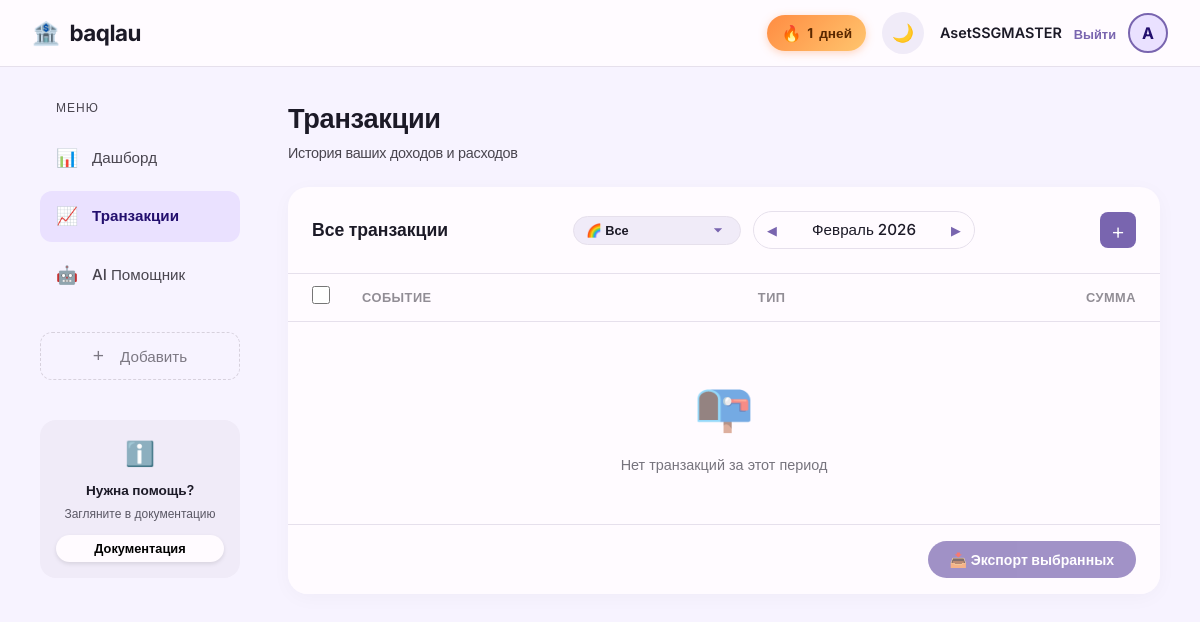
The page /transactions/?month=2&year=2026&category=all (signed in) on the database as committed earlier.
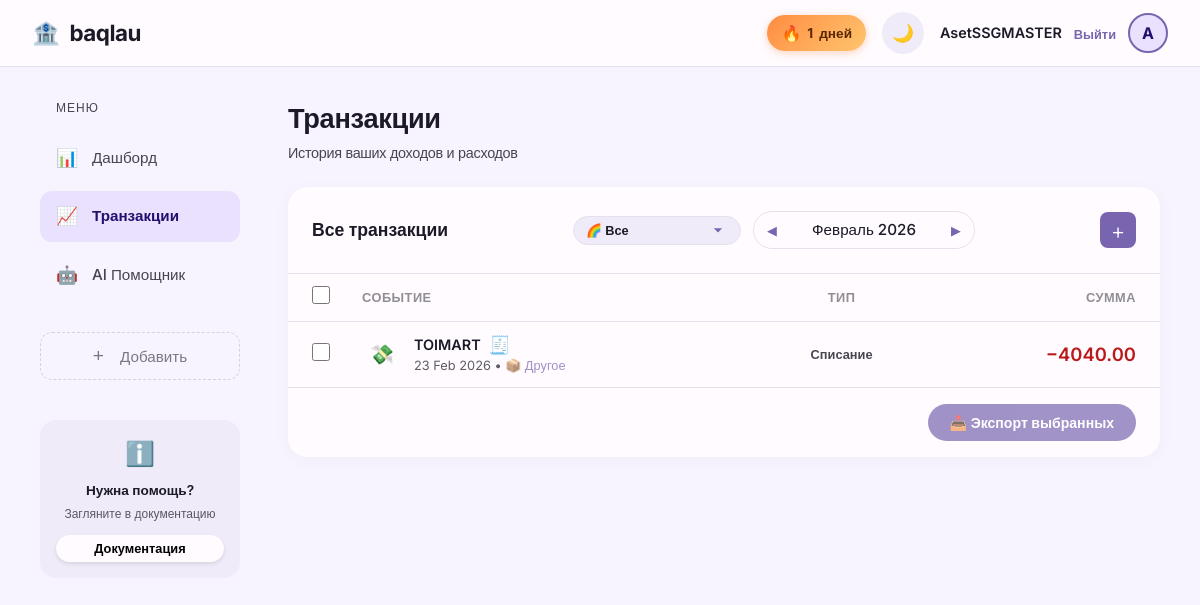
The same page on the database as committed later.
### finance/models.py (models this page shows, shortened)
class Transaction(models.Model):
    TYPE_CHOICES = [
        ('income', 'Доход'),
        ('expense', 'Расход'),
    ]
    CATEGORY_CHOICES = [
        ('food', '🍔 Еда'),
        ('transport', '🚌 Транспорт'),
        ('shopping', '🛍 Покупки'),
        ('health', '💊 Здоровье'),
        ('entertainment', '🎭 Развлечения'),
        ('salary', '💼 Зарплата'),
        ('utilities', '🧾 Коммунальные'),
        ('other', '📦 Другое'),
    ]
    user = models.ForeignKey(User, on_delete=models.CASCADE, related_name='transactions')
    date = models.DateField(null=True, blank=True, verbose_name="Дата")
    merchant = models.CharField(max_length=255, default="Неизвестно", verbose_name="Магазин/Описание")
    amount = models.DecimalField(max_digits=10, decimal_places=2, verbose_name="Сумма")
    currency = models.CharField(max_length=10, default="KZT", verbose_name="Валюта")
    transaction_type = models.CharField(max_length=10, choices=TYPE_CHOICES, default='expense')
    category = models.CharField(max_length=20, choices=CATEGORY_CHOICES, default='other', verbose_name="Категория")
    source_file = models.FileField(upload_to='uploads/%Y/%m/', verbose_name="Исходный файл", null=True, blank=True)
    created_at = models.DateTimeField(auto_now_add=True)

### finance/views.py (the view)
# urls.py: path('transactions/', all_transactions, name='transactions'),
@login_required
def all_transactions(request):
    today = date.today()
    month = int(request.GET.get('month', today.month))
    year = int(request.GET.get('year', today.year))
    category = request.GET.get('category', 'all')
    if month == 1:
        prev_month, prev_year = 12, year - 1
    else:
        prev_month, prev_year = month - 1, year
    if month == 12:
        next_month, next_year = 1, year + 1
    else:
        next_month, next_year = month + 1, year
    selected_date = date(year, month, 1)
    month_name = selected_date.strftime("%B %Y")
    transactions_qs = Transaction.objects.filter(
        user=request.user,
        date__month=month,
        date__year=year
    )
    if category != 'all':
        transactions_qs = transactions_qs.filter(category=category)
    transactions = transactions_qs.order_by('-date', '-created_at')
    for t in transactions:
        t.chip_class, t.chip_label = get_category_chip(t)
    context = {
        'transactions': transactions,
        'current_month': month,
        'current_year': year,
        'prev_month': prev_month,
        'prev_year': prev_year,
        'next_month': next_month,
        'next_year': next_year,
        'month_display': month_name,
        'categories': Transaction.CATEGORY_CHOICES,
        'current_category': category,
    }
    return render(request, 'finance/transactions.html', context)

### templates/finance/transactions.html (shortened to what this page needs)
<!DOCTYPE html>
<html lang="ru" data-theme="light">
<head>
    {% load static %}
    <link rel="stylesheet" href="{% static 'css/style.css' %}?v=4">
</head>
<body>
    <nav class="navbar">
        <a href="#" class="navbar__logo">
            🏦 <span>baqlau</span>
        </a>
        <div class="navbar__right">
            <div class="streak-badge" title="Ваш стрик — заходите каждый день, чтобы не потерять!">
                <span class="streak-badge__emoji">🔥</span>
                <span id="streak-count">7</span> дней
            </div>
            <button class="theme-toggle" id="theme-toggle" title="Переключить тему" aria-label="Переключить тему">
                <span id="theme-icon">🌙</span>
            </button>
            <div style="display: flex; align-items: center; gap: 12px;">
                <span style="font-size: 0.9rem; font-weight: 600;">{{ user.username }}</span>
                <form action="{% url 'logout' %}" method="post" style="display: inline;">
                    <button type="submit" class="btn-link"
                        style="border: none; background: none; cursor: pointer; font-size: 0.8rem;">Выйти
                    </button>
                </form>
                <div class="avatar" title="Профиль пользователя" aria-label="Профиль">
                    {{user.username|slice:":1"|upper}}</div>
            </div>
        </div>
    </nav>
    <div class="dashboard-layout">
        <aside class="sidebar-tabs">
            <div
                style="font-size: 0.75rem; text-transform: uppercase; letter-spacing: 1px; color: var(--md-on-surface-variant); margin-bottom: 8px; margin-left: 16px;">
                Меню</div>
            <a href="{% url 'dashboard' %}" class="tab-btn" style="text-decoration: none;">
                <span style="font-size: 1.1rem; width: 24px; display: inline-block;">📊</span> Дашборд
            </a>
            <a href="{% url 'transactions' %}" class="tab-btn active" style="text-decoration: none;">
                <span style="font-size: 1.1rem; width: 24px; display: inline-block;">📈</span> Транзакции
            </a>
            <a href="{% url 'chatbot' %}" class="tab-btn" style="text-decoration: none;">
                <span style="font-size: 1.1rem; width: 24px; display: inline-block;">🤖</span> AI Помощник
            </a>
            <div style="height: 16px;"></div>
            <button class="tab-btn"
                style="border: 1px dashed var(--md-outline); opacity: 0.7; justify-content: center;">
                <span style="font-size: 1.2rem; margin-right: 4px;">+</span> Добавить
            </button>
            <div
                style="margin-top: 32px; padding: 16px; border-radius: 16px; background: var(--md-surface-container); font-size: 0.85rem; text-align: center;">
                <div style="font-size: 1.5rem; margin-bottom: 8px; color: var(--md-primary);">ℹ️</div>
                <div style="font-weight: 600; margin-bottom: 4px;">Нужна помощь?</div>
                <div style="opacity: 0.7; margin-bottom: 12px; font-size: 0.75rem;">Загляните в документацию</div>
                <button class="btn-tonal"
                    style="width: 100%; justify-content: center; padding: 6px; font-size: 0.8rem; background: var(--md-surface); box-shadow: 0 2px 4px rgba(0,0,0,0.1);">Документация</button>
            </div>
        </aside>
        <main class="main-content" style="flex: 1; padding: 0; max-width: none; margin: 0;">
            <div class="page-title" style="margin-bottom: 24px; margin-top: 0;">
                Транзакции
                <small>История ваших доходов и расходов</small>
            </div>
            <div class="dashboard-grid">
                <div class="b-card"
                    style="padding: 0; overflow: hidden; display: flex; flex-direction: column; grid-column: span 2;">
                    <div
                        style="padding: 24px; border-bottom: 1px solid var(--md-outline-variant); display: flex; justify-content: space-between; align-items: center;">
                        <div style="font-weight: 600; font-size: 1.1rem;">Все транзакции</div>
                        <div style="display: flex; gap: 12px; align-items: center;">
                            <select id="category-filter" class="md-select" style="padding: 6px 36px 6px 12px; font-size: 0.8rem; border-radius: 20px;">
                                <option value="all" {% if current_category == 'all' %}selected{% endif %}>🌈 Все</option>
                            </select>
                            <div class="month-controls"
                                style="background: var(--md-surface-variant); padding: 4px; border-radius: 20px; display: flex; align-items: center;">
                                <a href="?month={{ prev_month }}&year={{ prev_year }}&category={{ current_category }}"
                                    class="btn-icon"
                                    style="width: 28px; height: 28px; font-size: 0.8rem; text-decoration: none; display: flex; align-items: center; justify-content: center;">◀</a>
                                <div class="month-label" id="month-label"
                                    style="font-size: 0.95rem; padding: 0 12px; font-weight: 500;">{{ month_display }}
                                </div>
                                <a href="?month={{ next_month }}&year={{ next_year }}&category={{ current_category }}"
                                    class="btn-icon"
                                    style="width: 28px; height: 28px; font-size: 0.8rem; text-decoration: none; display: flex; align-items: center; justify-content: center;">▶</a>
                            </div>
                        </div>
                        <div style="display: flex; gap: 8px;">
                            <a href="{% url 'upload' %}"
                                style="display: inline-flex; align-items: center; justify-content: center; width: 36px; height: 36px; border-radius: 8px; background: var(--md-primary); text-decoration: none; color: var(--md-on-primary); font-size: 1.4rem; font-weight: 100;"
                                title="Добавить чек">+</a>
                        </div>
                    </div>
                    <div class="tx-scroll-area" style="max-height: calc(100vh - 250px);">
                        <form id="export-form" action="{% url 'export' %}" method="POST" style="margin: 0;">
                            <table class="tx-table"
                                style="border: none; border-radius: 0; box-shadow: none; width: 100%;">
                                <thead style="background: transparent;">
                                    <tr>
                                        <th><input type="checkbox" id="select-all" class="md-checkbox"></th>
                                        <th style="opacity: 0.6; font-size: 0.8rem; text-transform: uppercase;">Событие
                                        </th>
                                        <th
                                            style="opacity: 0.6; font-size: 0.8rem; text-transform: uppercase; text-align: center;">
                                            Тип</th>
                                        <th
                                            style="padding-right: 24px; text-align: right; opacity: 0.6; font-size: 0.8rem; text-transform: uppercase;">
                                            Сумма</th>
                                    </tr>
                                </thead>
                                <tbody>
                                    {% for t in transactions %}
                                    <tr>
                                        <td><input type="checkbox" name="transaction_ids" value="{{ t.id }}"
                                                class="md-checkbox transaction-checkbox"></td>
                                        <td>
                                            <div style="display: flex; align-items: center; gap: 12px;">
                                                <div
                                                    style="width: 40px; height: 40px; border-radius: 8px; background: var(--md-surface-variant); display: flex; justify-content: center; align-items: center; font-size: 1.2rem;">
                                                    {% if t.transaction_type == 'expense' %}💸{% else %}💰{% endif %}
                                                </div>
                                                <div>
                                                    <div
                                                        style="font-weight: 600; display: flex; align-items: center; gap: 8px;">
                                                        {{ t.merchant }}
                                                        {% if t.items.exists %}
                                                        <button type="button"
                                                            style="background: none; border: none; cursor: pointer; color: var(--md-primary); padding: 0; font-size: 1.1rem;"
                                                            data-tx-id="{{ t.id }}"
                                                            data-source-url="{% if t.source_file %}{{ t.source_file.url }}{% endif %}"
                                                            data-items="{% for item in t.items.all %}{{ item.id }}|{{ item.name|escapejs }}|{{ item.price|stringformat:'.2f' }}|{{ item.quantity }}{% if not forloop.last %}||{% endif %}{% endfor %}"
                                                            onclick="openReceiptModal(this)"
                                                            title="Детали чека">🧾</button>
                                                        {% endif %}
                                                    </div>
                                                    <div style="font-size: 0.8rem; opacity: 0.7;">
                                                        {{ t.date|date:"d M Y" }} •
                                                        <span style="color: var(--md-primary)">{{ t.chip_label }}</span>
                                                    </div>
                                                </div>
                                            </div>
                                        </td>
                                        <td style="text-align: center;">
                                            {% if t.transaction_type == 'income' %}
                                            <div
                                                style="display: inline-block; padding: 4px 12px; background: rgba(74, 222, 128, 0.1); color: #4ade80; border-radius: 12px; font-size: 0.8rem; font-weight: 600;">
                                                Пополнение</div>
                                            {% else %}
                                            <div
                                                style="display: inline-block; padding: 4px 12px; background: var(--md-surface-variant); opacity: 0.8; border-radius: 12px; font-size: 0.8rem; font-weight: 600;">
                                                Списание</div>
                                            {% endif %}
                                        </td>
                                        <td style="padding-right: 24px; text-align: right;">
                                            <div style="font-weight: 600; font-size: 1.15rem;"
                                                class="{% if t.transaction_type == 'expense' %}amount-expense{% else %}amount-income{% endif %}">
                                                {% if t.transaction_type == 'expense' %}−{% else %}+{% endif %}{{ t.amount }}
                                            </div>
                                        </td>
                                    </tr>
                                    {% empty %}
                                    <tr>
                                        <td colspan="4" style="text-align: center; padding: 48px; opacity: 0.6;">
                                            <div style="font-size: 3rem; margin-bottom: 12px;">📭</div>
                                            Нет транзакций за этот период
                                        </td>
                                    </tr>
                                    {% endfor %}
                                </tbody>
                            </table>
                        </form>
                    </div>
                    <div
                        style="padding: 16px 24px; border-top: 1px solid var(--md-outline-variant); background: var(--md-surface); display: flex; justify-content: flex-end;">
                        <button type="submit" form="export-form" id="export-btn" class="btn-tonal btn-tonal--export"
                            style="background: var(--md-primary); color: var(--md-on-primary); min-width: 200px; justify-content: center;"
                            disabled>
                            📥 Экспорт выбранных
                        </button>
                    </div>
                </div>
            </div>
        </main>
    </div>
</body>
</html>

Rows that differ between the two databases and show on the page:
added Transaction: merchant "TOIMART", date "23 Feb 2026", chip_label "📦 Другое", transaction_type "Списание", amount "4040.00"
Other text that changed with them:
text no longer shown: "📭 Нет транзакций за этот период"
